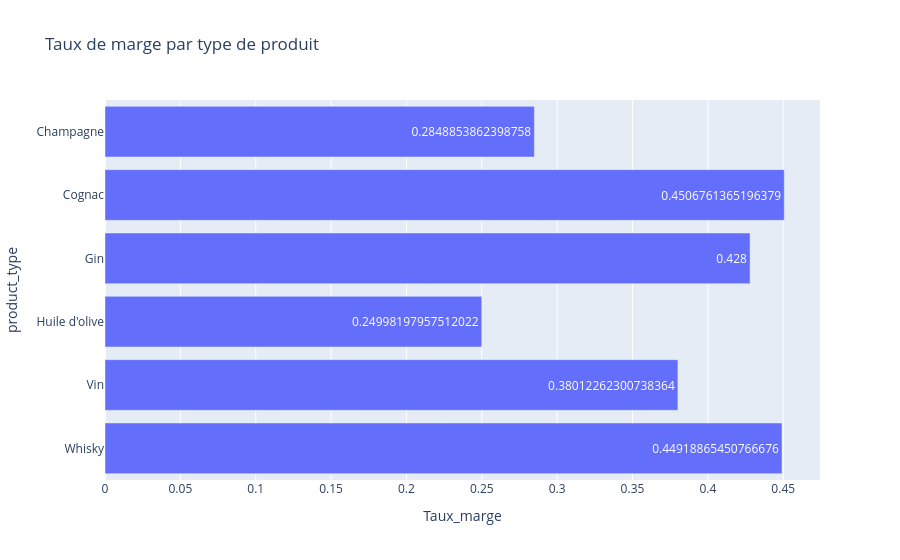

Source (notebook cell):
### Code cell
#Affichage dans un graphique du taux de marge par type de produit
px.bar(data_frame=df_tx_moyen[:20][::-1],
       x="Taux_marge",
       y="product_type",
       orientation="h",
       title="Taux de marge par type de produit",
       text="Taux_marge")

### Figure 1 — Plotly figure (JSON) as saved in the notebook; plotly's stock layout.template omitted (floating-point values rounded to 4 significant figures)
{"data": [{"alignmentgroup": "True", "hovertemplate": "Taux_marge=%{text}<br>product_type=%{y}<extra></extra>", "legendgroup": "", "marker": {"color": "#636efa", "pattern": {"shape": ""}}, "name": "", "offsetgroup": "", "orientation": "h", "showlegend": false, "text": [0.4492, 0.3801, 0.25, 0.428, 0.4507, 0.2849], "textposition": "auto", "type": "bar", "x": [0.4492, 0.3801, 0.25, 0.428, 0.4507, 0.2849], "xaxis": "x", "y": ["Whisky", "Vin", "Huile d'olive", "Gin", "Cognac", "Champagne"], "yaxis": "y"}], "layout": {"autosize": true, "barmode": "relative", "legend": {"tracegroupgap": 0}, "title": {"text": "Taux de marge par type de produit"}, "xaxis": {"anchor": "y", "autorange": true, "domain": [0, 1], "range": [0, 0.4744], "title": {"text": "Taux_marge"}, "type": "linear"}, "yaxis": {"anchor": "x", "autorange": true, "domain": [0, 1], "range": [-0.5, 5.5], "title": {"text": "product_type"}, "type": "category"}}}
